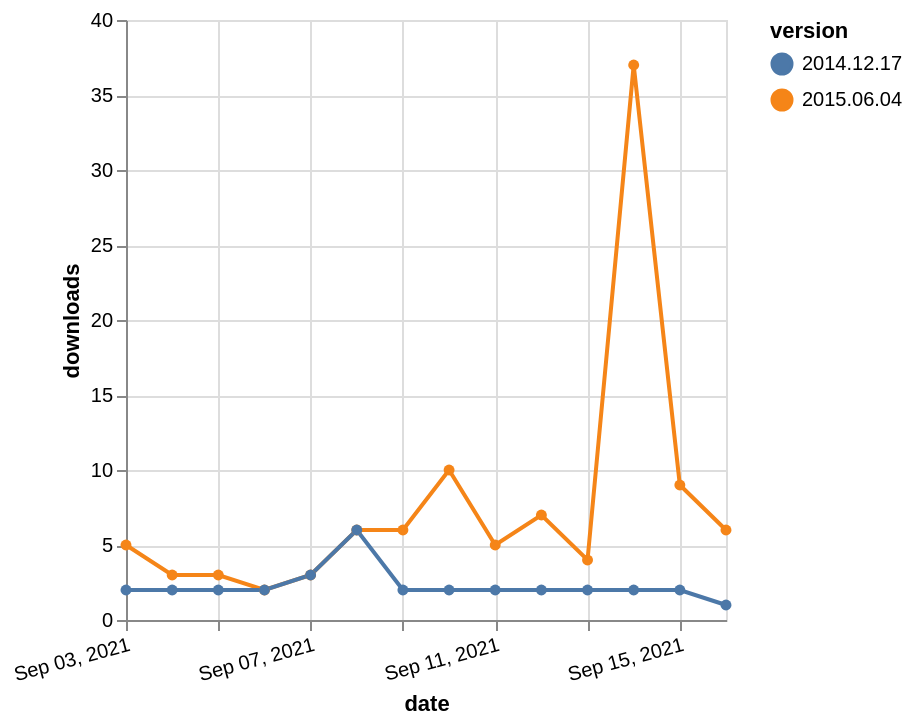

Express this chart as Vega-Lite.
### Vega-Lite specification from a JSON file in a GitHub repository (floating-point values rounded to 4 significant figures)
{"$schema": "https://vega.github.io/schema/vega-lite/v5.json", "description": "A simple bar chart with embedded data.", "data": {"values": [{"date": "2021-09-03", "total": 4131, "delta": 5, "version": "2015.06.04"}, {"date": "2021-09-04", "total": 4134, "delta": 3, "version": "2015.06.04"}, {"date": "2021-09-05", "total": 4137, "delta": 3, "version": "2015.06.04"}, {"date": "2021-09-06", "total": 4139, "delta": 2, "version": "2015.06.04"}, {"date": "2021-09-07", "total": 4142, "delta": 3, "version": "2015.06.04"}, {"date": "2021-09-08", "total": 4148, "delta": 6, "version": "2015.06.04"}, {"date": "2021-09-09", "total": 4154, "delta": 6, "version": "2015.06.04"}, {"date": "2021-09-10", "total": 4164, "delta": 10, "version": "2015.06.04"}, {"date": "2021-09-11", "total": 4169, "delta": 5, "version": "2015.06.04"}, {"date": "2021-09-12", "total": 4176, "delta": 7, "version": "2015.06.04"}, {"date": "2021-09-13", "total": 4180, "delta": 4, "version": "2015.06.04"}, {"date": "2021-09-14", "total": 4217, "delta": 37, "version": "2015.06.04"}, {"date": "2021-09-15", "total": 4226, "delta": 9, "version": "2015.06.04"}, {"date": "2021-09-16", "total": 4232, "delta": 6, "version": "2015.06.04"}, {"date": "2021-09-03", "total": 5011, "delta": 2, "version": "2014.12.17"}, {"date": "2021-09-04", "total": 5013, "delta": 2, "version": "2014.12.17"}, {"date": "2021-09-05", "total": 5015, "delta": 2, "version": "2014.12.17"}, {"date": "2021-09-06", "total": 5017, "delta": 2, "version": "2014.12.17"}, {"date": "2021-09-07", "total": 5020, "delta": 3, "version": "2014.12.17"}, {"date": "2021-09-08", "total": 5026, "delta": 6, "version": "2014.12.17"}, {"date": "2021-09-09", "total": 5028, "delta": 2, "version": "2014.12.17"}, {"date": "2021-09-10", "total": 5030, "delta": 2, "version": "2014.12.17"}, {"date": "2021-09-11", "total": 5032, "delta": 2, "version": "2014.12.17"}, {"date": "2021-09-12", "total": 5034, "delta": 2, "version": "2014.12.17"}, {"date": "2021-09-13", "total": 5036, "delta": 2, "version": "2014.12.17"}, {"date": "2021-09-14", "total": 5038, "delta": 2, "version": "2014.12.17"}, {"date": "2021-09-15", "total": 5040, "delta": 2, "version": "2014.12.17"}, {"date": "2021-09-16", "total": 5041, "delta": 1, "version": "2014.12.17"}]}, "width": "container", "mark": {"type": "line", "point": {"filled": true}}, "encoding": {"x": {"field": "date", "type": "temporal", "timeUnit": "yearmonthdate", "title": "date", "axis": {"labelAngle": -15}}, "y": {"field": "delta", "type": "quantitative", "title": "downloads"}, "color": {"field": "version", "type": "nominal"}, "tooltip": {"field": "delta"}}}
